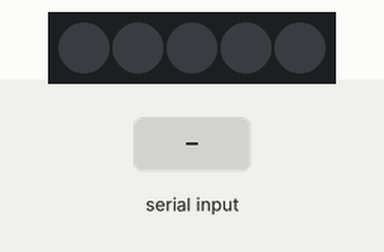
Simulated run of this sketch. Board: Arduino Uno, built with avr-gcc and run on an emulated ATmega328P. Parts: 5 RGB LEDs in strip order, left to right. The inputs (shaded band) are chosen by the test bench. Dim RGB values are drawn brighter than linear.

Above: at 1.2 s.
1.3 s: "c90\n" received over Serial
At 4.1 s:
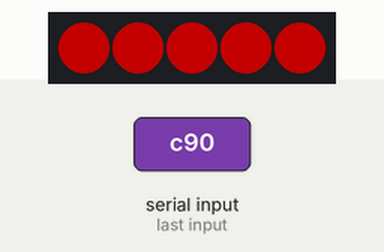
4.3 s: "c,45\n" received over Serial
At 6.9 s:
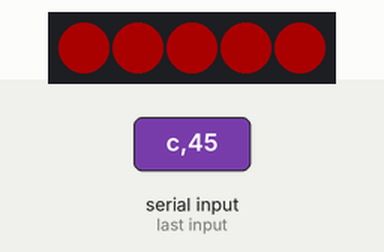
Timing chart, 0 to 8.4 s (numbered marks = the images above; inputs shaded):
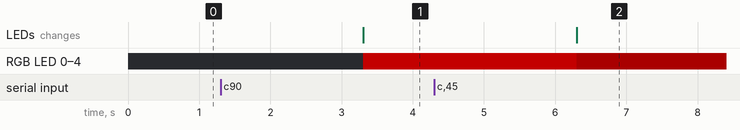

The sketch:

SerialNeopixel.ino
```cpp
#include <SoftwareSerial.h>
#include <Adafruit_NeoPixel.h>
#ifdef __AVR__
  #include <avr/power.h>
#endif

#define PIN 6

#define NUM 5

int pointer = 0;
int packet[3];
Adafruit_NeoPixel pixels = Adafruit_NeoPixel(NUM, PIN, NEO_GRB + NEO_KHZ800);
void setup() {
  Serial.begin(9600);
  pixels.begin();
  for(int x = 0;x<NUM;x++){
    pixels.setPixelColor(x,pixels.Color(0,0,0));
  }
  pixels.show();
}

void loop() {
  if(Serial.available()){
    char command = Serial.read();
    int color1,color2,color3;
    switch(command){
      case 'c':
      color1 = Serial.parseInt();
      color2 = Serial.parseInt();
      color3 = Serial.parseInt();
      for(int x = 0;x<NUM;x++){
        pixels.setPixelColor(x,pixels.Color(color1,color2,color3));
      }
      pixels.show();
      pointer = 0;
      break;
      case 's':
      color1 = Serial.parseInt();
      color2 = Serial.parseInt();
      color3 = Serial.parseInt();
      pixels.setPixelColor(pointer,pixels.Color(color1,color2,color3));
      pixels.show();
      pointer++;
      if(pointer == 5){
        pointer = 0;
      }
      break;
    }
  }
}
```

Measured:
- after the input at 1.3 s, RGB LED 0–4: off → RGB(90, 0, 0) after 2.0 s; the LEDs: change after 2.0 s (image 1)
- after the input at 4.3 s, RGB LED 0–4: RGB(90, 0, 0) → RGB(45, 0, 0) after 2.0 s; the LEDs: change after 2.0 s (image 2)
